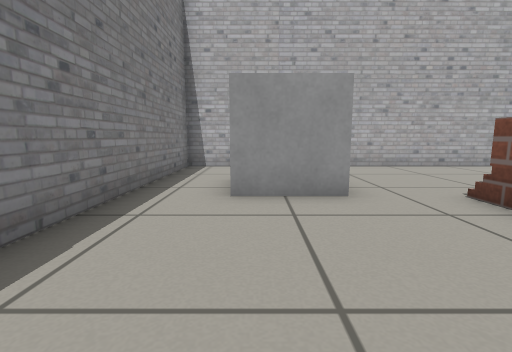
View 1 (above)

18 first-person views from a walk through a Gazebo world. The camera is 0.5 m above the floor, tilts 8° down and sees 85° across. The floor is counted in squares, 0.5 m on a side. Each view is taken from the middle of a square. On the plan, view 1 faces up. The plan holds only what a view shows up to about 11 squares ahead; the rest is blank.

View 2
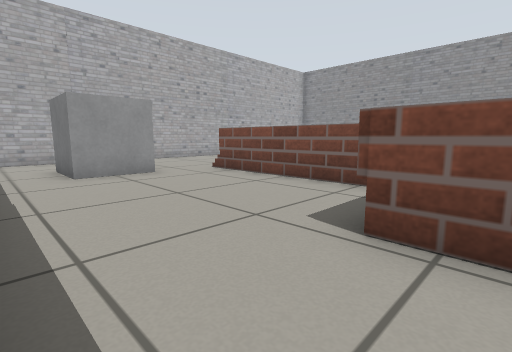

View 3
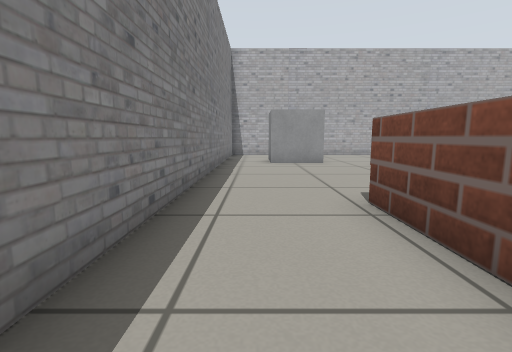

View 4
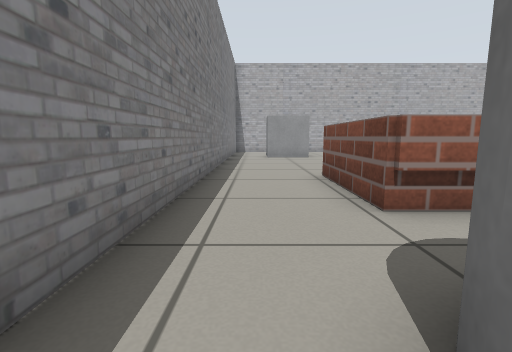

View 5
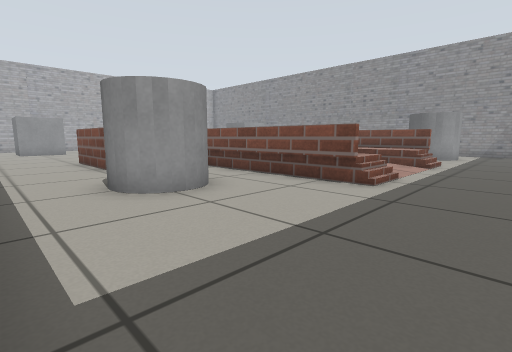

View 6
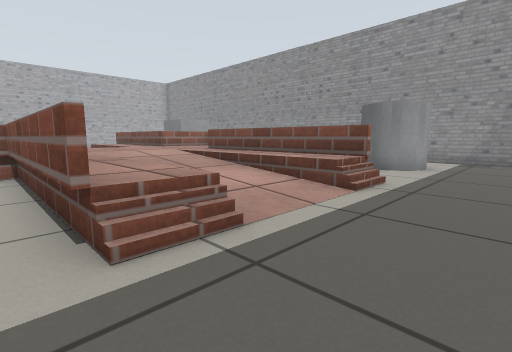

View 7
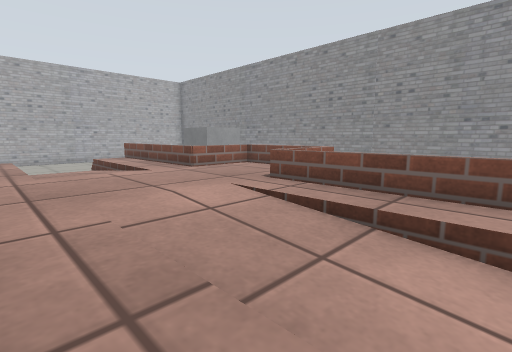

View 8
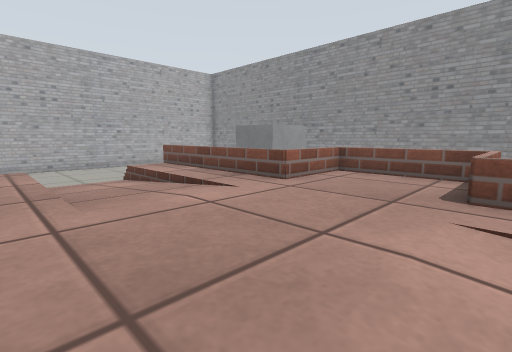

View 9
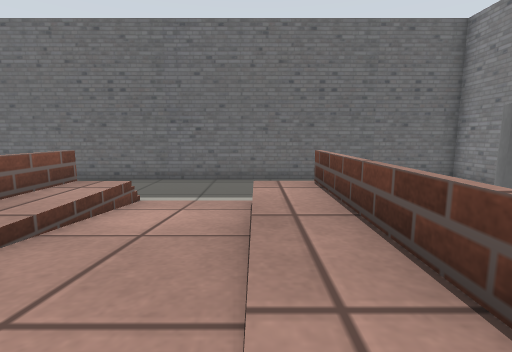

View 10
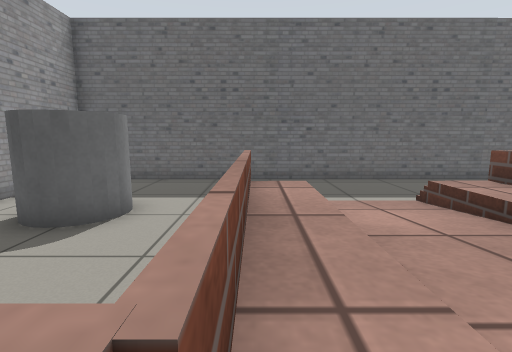

View 11
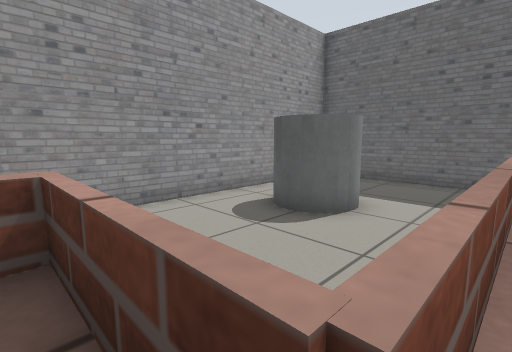

View 12
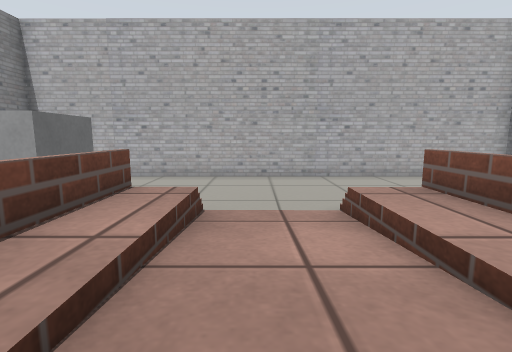

View 13
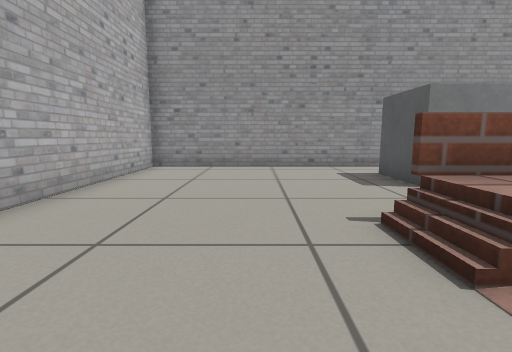

View 14
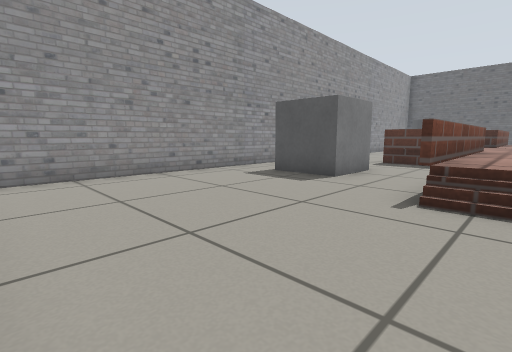

View 15
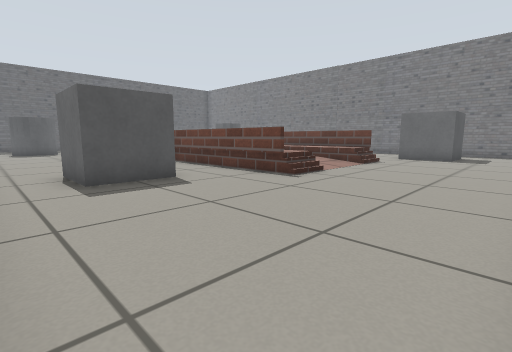

View 16
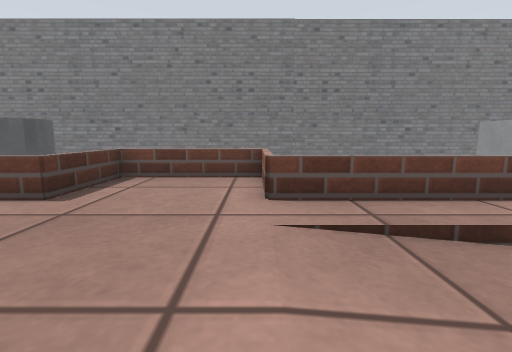

View 17
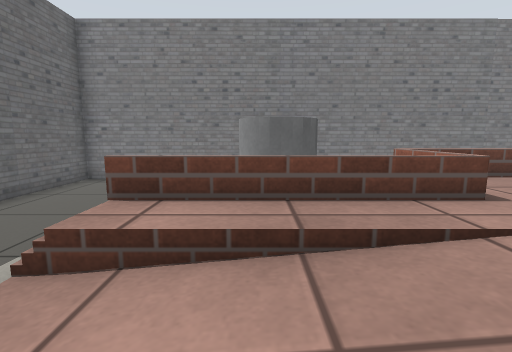

View 18
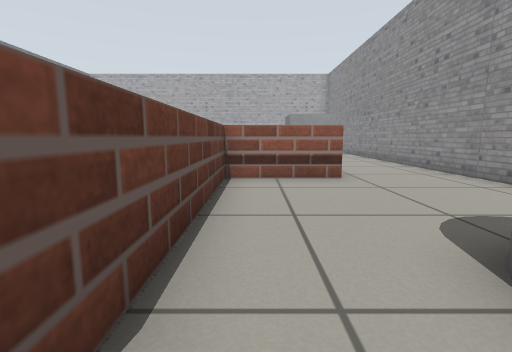

### Floor plan
Key: @ floor where view 1 was taken; # wall or solid block; . main floor; : floor 0.05 m higher than the main floor; + floor 0.1 m higher than the main floor; * floor 0.15 m higher than the main floor; % floor 0.2 m higher than the main floor; & floor 0.25 m higher than the main floor; $ floor 0.3 m higher than the main floor; / step, stairs or slope; = window, fence, low wall or low ledge; B grey box; C grey cylinder.
Columns run from 3 left of view 1 to 16 right of it. Each row starts with its distance up from view 1.
 10 ####################
  9 #..................#
  8 #..................#
  7 #..................#
  6 #..BB..............#
  5 #..BB..............#
  4 #......$=::$=......#
  3 #......$=::$=......#
  2 #......$/++$=..BB..#
  1 #......$/**$=..BB..#
  0 #..@...$%%%$=......#
 -1 #......$&&&$=......#
 -2 #...===$$$$$====...#
 -3 #...=$$$$$$$$$$=...#
 -4 #...=$$$$$$$$$$=...#
 -5 #...=$$$$$$$$$$=...#
 -6 #......$$&&$=......#
 -7 #......$$%%$=......#
 -8 #..CC..$/**/=......#
 -9 #..CC..$/++/=......#
-10 #......$/++==..CC..#
-11 #......$$::==..CC..#
-12 #..................#
-13 #..................#
-14 #................  #
-15 #..################
-16 ####

Positions as (right, up) in squares from view 1, and headings:
1: (0, 0), facing up
2: (-2, -3), facing up-right
3: (-1, -6), facing up
4: (-1, -9), facing up
5: (-2, -14), facing up-right
6: (3, -14), facing up-right
7: (4, -10), facing up-right
8: (4, -6), facing up-right
9: (5, -5), facing down
10: (9, -5), facing down
11: (9, -5), facing down-right
12: (6, -1), facing up
13: (6, 6), facing right
14: (8, 9), facing down-right
15: (15, 9), facing down-left
16: (8, -2), facing left
17: (8, -9), facing left
18: (10, -12), facing up
